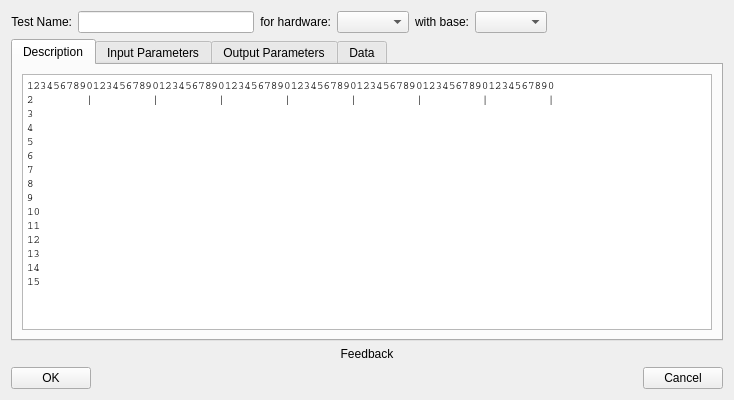
<?xml version="1.0" encoding="UTF-8"?>
<ui version="4.0">
 <class>NewTestWizard</class>
 <widget class="QDialog" name="NewTestWizard">
  <property name="geometry">
   <rect>
    <x>0</x>
    <y>0</y>
    <width>734</width>
    <height>400</height>
   </rect>
  </property>
  <property name="sizePolicy">
   <sizepolicy hsizetype="Fixed" vsizetype="Preferred">
    <horstretch>0</horstretch>
    <verstretch>0</verstretch>
   </sizepolicy>
  </property>
  <property name="minimumSize">
   <size>
    <width>734</width>
    <height>400</height>
   </size>
  </property>
  <property name="maximumSize">
   <size>
    <width>734</width>
    <height>16777215</height>
   </size>
  </property>
  <property name="windowTitle">
   <string>Dialog</string>
  </property>
  <layout class="QGridLayout" name="gridLayout_4">
   <item row="0" column="0">
    <layout class="QVBoxLayout" name="verticalLayout_2">
     <item>
      <layout class="QHBoxLayout" name="horizontalLayout">
       <item>
        <widget class="QLabel" name="label_3">
         <property name="text">
          <string>Test Name:</string>
         </property>
         <property name="alignment">
          <set>Qt::AlignRight|Qt::AlignTrailing|Qt::AlignVCenter</set>
         </property>
        </widget>
       </item>
       <item>
        <widget class="QLineEdit" name="TestName"/>
       </item>
       <item>
        <widget class="QLabel" name="label_6">
         <property name="text">
          <string>for hardware:</string>
         </property>
         <property name="alignment">
          <set>Qt::AlignRight|Qt::AlignTrailing|Qt::AlignVCenter</set>
         </property>
        </widget>
       </item>
       <item>
        <widget class="QComboBox" name="ForHardwareSetup"/>
       </item>
       <item>
        <widget class="QLabel" name="label_7">
         <property name="text">
          <string>with base:</string>
         </property>
         <property name="alignment">
          <set>Qt::AlignRight|Qt::AlignTrailing|Qt::AlignVCenter</set>
         </property>
        </widget>
       </item>
       <item>
        <widget class="QComboBox" name="WithBase"/>
       </item>
       <item>
        <spacer name="horizontalSpacer_2">
         <property name="orientation">
          <enum>Qt::Horizontal</enum>
         </property>
         <property name="sizeHint" stdset="0">
          <size>
           <width>40</width>
           <height>20</height>
          </size>
         </property>
        </spacer>
       </item>
      </layout>
     </item>
     <item>
      <widget class="QTabWidget" name="testTabs">
       <property name="currentIndex">
        <number>0</number>
       </property>
       <widget class="QWidget" name="descriptionTab">
        <attribute name="title">
         <string>Description</string>
        </attribute>
        <layout class="QGridLayout" name="gridLayout">
         <item row="0" column="0">
          <widget class="QTextEdit" name="description">
           <property name="font">
            <font>
             <family>Courier</family>
            </font>
           </property>
           <property name="html">
            <string>&lt;!DOCTYPE HTML PUBLIC &quot;-//W3C//DTD HTML 4.0//EN&quot; &quot;http://www.w3.org/TR/REC-html40/strict.dtd&quot;&gt;
&lt;html&gt;&lt;head&gt;&lt;meta name=&quot;qrichtext&quot; content=&quot;1&quot; /&gt;&lt;style type=&quot;text/css&quot;&gt;
p, li { white-space: pre-wrap; }
&lt;/style&gt;&lt;/head&gt;&lt;body style=&quot; font-family:'Courier'; font-size:8.25pt; font-weight:400; font-style:normal;&quot;&gt;
&lt;p style=&quot; margin-top:0px; margin-bottom:0px; margin-left:0px; margin-right:0px; -qt-block-indent:0; text-indent:0px;&quot;&gt;12345678901234567890123456789012345678901234567890123456789012345678901234567890&lt;/p&gt;
&lt;p style=&quot; margin-top:0px; margin-bottom:0px; margin-left:0px; margin-right:0px; -qt-block-indent:0; text-indent:0px;&quot;&gt;2        |         |         |         |         |         |         |         |&lt;/p&gt;
&lt;p style=&quot; margin-top:0px; margin-bottom:0px; margin-left:0px; margin-right:0px; -qt-block-indent:0; text-indent:0px;&quot;&gt;3&lt;/p&gt;
&lt;p style=&quot; margin-top:0px; margin-bottom:0px; margin-left:0px; margin-right:0px; -qt-block-indent:0; text-indent:0px;&quot;&gt;4&lt;/p&gt;
&lt;p style=&quot; margin-top:0px; margin-bottom:0px; margin-left:0px; margin-right:0px; -qt-block-indent:0; text-indent:0px;&quot;&gt;5&lt;/p&gt;
&lt;p style=&quot; margin-top:0px; margin-bottom:0px; margin-left:0px; margin-right:0px; -qt-block-indent:0; text-indent:0px;&quot;&gt;6&lt;/p&gt;
&lt;p style=&quot; margin-top:0px; margin-bottom:0px; margin-left:0px; margin-right:0px; -qt-block-indent:0; text-indent:0px;&quot;&gt;7&lt;/p&gt;
&lt;p style=&quot; margin-top:0px; margin-bottom:0px; margin-left:0px; margin-right:0px; -qt-block-indent:0; text-indent:0px;&quot;&gt;8&lt;/p&gt;
&lt;p style=&quot; margin-top:0px; margin-bottom:0px; margin-left:0px; margin-right:0px; -qt-block-indent:0; text-indent:0px;&quot;&gt;9&lt;/p&gt;
&lt;p style=&quot; margin-top:0px; margin-bottom:0px; margin-left:0px; margin-right:0px; -qt-block-indent:0; text-indent:0px;&quot;&gt;10&lt;/p&gt;
&lt;p style=&quot; margin-top:0px; margin-bottom:0px; margin-left:0px; margin-right:0px; -qt-block-indent:0; text-indent:0px;&quot;&gt;11&lt;/p&gt;
&lt;p style=&quot; margin-top:0px; margin-bottom:0px; margin-left:0px; margin-right:0px; -qt-block-indent:0; text-indent:0px;&quot;&gt;12&lt;/p&gt;
&lt;p style=&quot; margin-top:0px; margin-bottom:0px; margin-left:0px; margin-right:0px; -qt-block-indent:0; text-indent:0px;&quot;&gt;13&lt;/p&gt;
&lt;p style=&quot; margin-top:0px; margin-bottom:0px; margin-left:0px; margin-right:0px; -qt-block-indent:0; text-indent:0px;&quot;&gt;14&lt;/p&gt;
&lt;p style=&quot; margin-top:0px; margin-bottom:0px; margin-left:0px; margin-right:0px; -qt-block-indent:0; text-indent:0px;&quot;&gt;15&lt;/p&gt;&lt;/body&gt;&lt;/html&gt;</string>
           </property>
          </widget>
         </item>
        </layout>
       </widget>
       <widget class="QWidget" name="inputParametersTab">
        <attribute name="title">
         <string>Input Parameters</string>
        </attribute>
        <layout class="QGridLayout" name="gridLayout_2">
         <item row="0" column="0">
          <layout class="QHBoxLayout" name="horizontalLayout_4">
           <item>
            <widget class="QTableWidget" name="inputParameterTable">
             <row>
              <property name="text">
               <string>1</string>
              </property>
             </row>
             <row>
              <property name="text">
               <string>2</string>
              </property>
             </row>
             <row>
              <property name="text">
               <string>3</string>
              </property>
             </row>
             <column>
              <property name="text">
               <string>Name</string>
              </property>
              <property name="toolTip">
               <string>Give the input parameter a name</string>
              </property>
             </column>
             <column>
              <property name="text">
               <string>Shmoo</string>
              </property>
              <property name="textAlignment">
               <set>AlignCenter</set>
              </property>
             </column>
             <column>
              <property name="text">
               <string>Min</string>
              </property>
              <property name="toolTip">
               <string>Minimum value for the parameter</string>
              </property>
              <property name="textAlignment">
               <set>AlignTrailing|AlignVCenter</set>
              </property>
             </column>
             <column>
              <property name="text">
               <string>Default</string>
              </property>
              <property name="toolTip">
               <string>Default value for the parameter</string>
              </property>
              <property name="textAlignment">
               <set>AlignCenter</set>
              </property>
             </column>
             <column>
              <property name="text">
               <string>Max</string>
              </property>
              <property name="toolTip">
               <string>Maximum value for the parameter</string>
              </property>
             </column>
             <column>
              <property name="text">
               <string>10˟</string>
              </property>
              <property name="toolTip">
               <string>Multiplier for Min, Default, Max (and later the Value)</string>
              </property>
              <property name="textAlignment">
               <set>AlignTrailing|AlignVCenter</set>
              </property>
             </column>
             <column>
              <property name="text">
               <string>Unit</string>
              </property>
              <property name="toolTip">
               <string>Unit of the parameter</string>
              </property>
              <property name="textAlignment">
               <set>AlignLeading|AlignVCenter</set>
              </property>
             </column>
             <item row="0" column="0">
              <property name="text">
               <string>Temperature</string>
              </property>
              <property name="font">
               <font>
                <weight>75</weight>
                <bold>true</bold>
               </font>
              </property>
              <property name="flags">
               <set>NoItemFlags</set>
              </property>
             </item>
             <item row="0" column="1">
              <property name="text">
               <string/>
              </property>
              <property name="textAlignment">
               <set>AlignCenter</set>
              </property>
              <property name="checkState">
               <enum>Checked</enum>
              </property>
              <property name="flags">
               <set>ItemIsUserCheckable</set>
              </property>
             </item>
             <item row="0" column="2">
              <property name="text">
               <string>-40</string>
              </property>
              <property name="textAlignment">
               <set>AlignTrailing|AlignVCenter</set>
              </property>
              <property name="flags">
               <set>ItemIsSelectable|ItemIsEditable|ItemIsEnabled</set>
              </property>
             </item>
             <item row="0" column="3">
              <property name="text">
               <string>25</string>
              </property>
              <property name="textAlignment">
               <set>AlignCenter</set>
              </property>
              <property name="flags">
               <set>ItemIsSelectable|ItemIsEditable|ItemIsEnabled</set>
              </property>
             </item>
             <item row="0" column="4">
              <property name="text">
               <string>+170</string>
              </property>
              <property name="flags">
               <set>ItemIsSelectable|ItemIsEditable|ItemIsEnabled</set>
              </property>
             </item>
             <item row="0" column="5">
              <property name="text">
               <string/>
              </property>
              <property name="textAlignment">
               <set>AlignTrailing|AlignVCenter</set>
              </property>
              <property name="flags">
               <set>NoItemFlags</set>
              </property>
             </item>
             <item row="0" column="6">
              <property name="text">
               <string>°C</string>
              </property>
              <property name="font">
               <font>
                <weight>75</weight>
                <bold>true</bold>
               </font>
              </property>
              <property name="flags">
               <set>NoItemFlags</set>
              </property>
             </item>
             <item row="1" column="0">
              <property name="text">
               <string>a</string>
              </property>
              <property name="flags">
               <set>ItemIsSelectable|ItemIsEditable|ItemIsEnabled</set>
              </property>
             </item>
             <item row="1" column="1">
              <property name="text">
               <string/>
              </property>
              <property name="textAlignment">
               <set>AlignCenter</set>
              </property>
              <property name="checkState">
               <enum>Checked</enum>
              </property>
              <property name="flags">
               <set>ItemIsUserCheckable|ItemIsEnabled</set>
              </property>
             </item>
             <item row="1" column="2">
              <property name="text">
               <string>0.1</string>
              </property>
              <property name="textAlignment">
               <set>AlignTrailing|AlignVCenter</set>
              </property>
              <property name="flags">
               <set>ItemIsSelectable|ItemIsEditable|ItemIsEnabled</set>
              </property>
             </item>
             <item row="1" column="3">
              <property name="text">
               <string>1</string>
              </property>
              <property name="textAlignment">
               <set>AlignCenter</set>
              </property>
              <property name="flags">
               <set>ItemIsSelectable|ItemIsEditable|ItemIsEnabled</set>
              </property>
             </item>
             <item row="1" column="4">
              <property name="text">
               <string>2.5</string>
              </property>
              <property name="flags">
               <set>ItemIsSelectable|ItemIsEditable|ItemIsEnabled</set>
              </property>
             </item>
             <item row="1" column="5">
              <property name="text">
               <string>m</string>
              </property>
              <property name="textAlignment">
               <set>AlignTrailing|AlignVCenter</set>
              </property>
              <property name="flags">
               <set>ItemIsSelectable|ItemIsEditable|ItemIsEnabled</set>
              </property>
             </item>
             <item row="1" column="6">
              <property name="text">
               <string>A</string>
              </property>
              <property name="flags">
               <set>ItemIsSelectable|ItemIsEditable|ItemIsEnabled</set>
              </property>
             </item>
             <item row="2" column="0">
              <property name="text">
               <string>b</string>
              </property>
              <property name="flags">
               <set>ItemIsSelectable|ItemIsEditable|ItemIsEnabled</set>
              </property>
             </item>
             <item row="2" column="1">
              <property name="text">
               <string/>
              </property>
              <property name="textAlignment">
               <set>AlignCenter</set>
              </property>
              <property name="checkState">
               <enum>Checked</enum>
              </property>
              <property name="flags">
               <set>ItemIsUserCheckable|ItemIsEnabled</set>
              </property>
             </item>
             <item row="2" column="2">
              <property name="text">
               <string>123.456</string>
              </property>
              <property name="textAlignment">
               <set>AlignTrailing|AlignVCenter</set>
              </property>
              <property name="flags">
               <set>ItemIsSelectable|ItemIsEditable|ItemIsEnabled</set>
              </property>
             </item>
             <item row="2" column="3">
              <property name="text">
               <string>123.456</string>
              </property>
              <property name="textAlignment">
               <set>AlignCenter</set>
              </property>
              <property name="flags">
               <set>ItemIsSelectable|ItemIsEditable|ItemIsEnabled</set>
              </property>
             </item>
             <item row="2" column="4">
              <property name="text">
               <string>123.456</string>
              </property>
              <property name="flags">
               <set>ItemIsSelectable|ItemIsEditable|ItemIsEnabled</set>
              </property>
             </item>
             <item row="2" column="5">
              <property name="text">
               <string>μ</string>
              </property>
              <property name="textAlignment">
               <set>AlignTrailing|AlignVCenter</set>
              </property>
              <property name="flags">
               <set>ItemIsSelectable|ItemIsEditable|ItemIsEnabled</set>
              </property>
             </item>
             <item row="2" column="6">
              <property name="text">
               <string>V</string>
              </property>
              <property name="flags">
               <set>ItemIsSelectable|ItemIsEditable|ItemIsEnabled</set>
              </property>
             </item>
            </widget>
           </item>
           <item>
            <layout class="QVBoxLayout" name="verticalLayout_3">
             <item>
              <widget class="QPushButton" name="inputParameterMoveUp">
               <property name="sizePolicy">
                <sizepolicy hsizetype="Fixed" vsizetype="Fixed">
                 <horstretch>0</horstretch>
                 <verstretch>0</verstretch>
                </sizepolicy>
               </property>
               <property name="minimumSize">
                <size>
                 <width>24</width>
                 <height>24</height>
                </size>
               </property>
               <property name="maximumSize">
                <size>
                 <width>24</width>
                 <height>24</height>
                </size>
               </property>
               <property name="toolTip">
                <string>move parameter up</string>
               </property>
               <property name="text">
                <string/>
               </property>
               <property name="iconSize">
                <size>
                 <width>24</width>
                 <height>24</height>
                </size>
               </property>
              </widget>
             </item>
             <item>
              <widget class="QPushButton" name="inputParameterAdd">
               <property name="sizePolicy">
                <sizepolicy hsizetype="Fixed" vsizetype="Fixed">
                 <horstretch>0</horstretch>
                 <verstretch>0</verstretch>
                </sizepolicy>
               </property>
               <property name="minimumSize">
                <size>
                 <width>24</width>
                 <height>24</height>
                </size>
               </property>
               <property name="maximumSize">
                <size>
                 <width>24</width>
                 <height>24</height>
                </size>
               </property>
               <property name="toolTip">
                <string>add parameter</string>
               </property>
               <property name="text">
                <string/>
               </property>
               <property name="iconSize">
                <size>
                 <width>24</width>
                 <height>24</height>
                </size>
               </property>
              </widget>
             </item>
             <item>
              <widget class="QPushButton" name="inputParameterDelete">
               <property name="sizePolicy">
                <sizepolicy hsizetype="Fixed" vsizetype="Fixed">
                 <horstretch>0</horstretch>
                 <verstretch>0</verstretch>
                </sizepolicy>
               </property>
               <property name="minimumSize">
                <size>
                 <width>24</width>
                 <height>24</height>
                </size>
               </property>
               <property name="maximumSize">
                <size>
                 <width>24</width>
                 <height>24</height>
                </size>
               </property>
               <property name="toolTip">
                <string>remove parameter</string>
               </property>
               <property name="text">
                <string/>
               </property>
               <property name="iconSize">
                <size>
                 <width>24</width>
                 <height>24</height>
                </size>
               </property>
              </widget>
             </item>
             <item>
              <widget class="QPushButton" name="inputParameterMoveDown">
               <property name="sizePolicy">
                <sizepolicy hsizetype="Fixed" vsizetype="Fixed">
                 <horstretch>0</horstretch>
                 <verstretch>0</verstretch>
                </sizepolicy>
               </property>
               <property name="minimumSize">
                <size>
                 <width>24</width>
                 <height>24</height>
                </size>
               </property>
               <property name="maximumSize">
                <size>
                 <width>24</width>
                 <height>24</height>
                </size>
               </property>
               <property name="toolTip">
                <string>move parameter down</string>
               </property>
               <property name="text">
                <string/>
               </property>
               <property name="iconSize">
                <size>
                 <width>24</width>
                 <height>24</height>
                </size>
               </property>
              </widget>
             </item>
            </layout>
           </item>
          </layout>
         </item>
        </layout>
       </widget>
       <widget class="QWidget" name="outputParametersTab">
        <attribute name="title">
         <string>Output Parameters</string>
        </attribute>
        <layout class="QGridLayout" name="gridLayout_3">
         <item row="0" column="0">
          <layout class="QHBoxLayout" name="horizontalLayout_2">
           <item>
            <widget class="QTableWidget" name="outputParameterTable">
             <attribute name="horizontalHeaderDefaultSectionSize">
              <number>50</number>
             </attribute>
             <row>
              <property name="text">
               <string>1</string>
              </property>
             </row>
             <row>
              <property name="text">
               <string>2</string>
              </property>
             </row>
             <row>
              <property name="text">
               <string>3</string>
              </property>
             </row>
             <row>
              <property name="text">
               <string>4</string>
              </property>
              <property name="textAlignment">
               <set>AlignLeading|AlignVCenter</set>
              </property>
             </row>
             <row>
              <property name="text">
               <string>5</string>
              </property>
             </row>
             <row>
              <property name="text">
               <string>6</string>
              </property>
             </row>
             <row>
              <property name="text">
               <string>7</string>
              </property>
             </row>
             <column>
              <property name="text">
               <string>Name</string>
              </property>
             </column>
             <column>
              <property name="text">
               <string>LSL</string>
              </property>
              <property name="textAlignment">
               <set>AlignTrailing|AlignVCenter</set>
              </property>
             </column>
             <column>
              <property name="text">
               <string>(LTL)</string>
              </property>
              <property name="textAlignment">
               <set>AlignCenter</set>
              </property>
             </column>
             <column>
              <property name="text">
               <string>Nom</string>
              </property>
              <property name="textAlignment">
               <set>AlignCenter</set>
              </property>
             </column>
             <column>
              <property name="text">
               <string>(UTL)</string>
              </property>
              <property name="textAlignment">
               <set>AlignCenter</set>
              </property>
             </column>
             <column>
              <property name="text">
               <string>USL</string>
              </property>
              <property name="textAlignment">
               <set>AlignLeading|AlignVCenter</set>
              </property>
             </column>
             <column>
              <property name="text">
               <string>10˟</string>
              </property>
              <property name="textAlignment">
               <set>AlignTrailing|AlignVCenter</set>
              </property>
             </column>
             <column>
              <property name="text">
               <string>Unit</string>
              </property>
             </column>
             <column>
              <property name="text">
               <string>fmt</string>
              </property>
              <property name="textAlignment">
               <set>AlignTrailing|AlignVCenter</set>
              </property>
             </column>
             <item row="0" column="0">
              <property name="text">
               <string>a</string>
              </property>
              <property name="flags">
               <set>ItemIsSelectable|ItemIsEditable|ItemIsEnabled</set>
              </property>
             </item>
             <item row="0" column="1">
              <property name="text">
               <string>123.123</string>
              </property>
              <property name="textAlignment">
               <set>AlignTrailing|AlignVCenter</set>
              </property>
              <property name="flags">
               <set>ItemIsSelectable|ItemIsEditable|ItemIsEnabled</set>
              </property>
             </item>
             <item row="0" column="2">
              <property name="text">
               <string>123.123</string>
              </property>
              <property name="textAlignment">
               <set>AlignCenter</set>
              </property>
              <property name="flags">
               <set>ItemIsSelectable|ItemIsEditable|ItemIsEnabled</set>
              </property>
             </item>
             <item row="0" column="3">
              <property name="text">
               <string>123.123</string>
              </property>
              <property name="textAlignment">
               <set>AlignCenter</set>
              </property>
              <property name="flags">
               <set>ItemIsSelectable|ItemIsEditable|ItemIsEnabled</set>
              </property>
             </item>
             <item row="0" column="4">
              <property name="text">
               <string>123.123</string>
              </property>
              <property name="textAlignment">
               <set>AlignCenter</set>
              </property>
              <property name="flags">
               <set>ItemIsSelectable|ItemIsEditable|ItemIsEnabled</set>
              </property>
             </item>
             <item row="0" column="5">
              <property name="text">
               <string>123.123</string>
              </property>
              <property name="flags">
               <set>ItemIsSelectable|ItemIsEditable|ItemIsEnabled</set>
              </property>
             </item>
             <item row="0" column="6">
              <property name="text">
               <string>M</string>
              </property>
              <property name="textAlignment">
               <set>AlignTrailing|AlignVCenter</set>
              </property>
             </item>
             <item row="0" column="7">
              <property name="text">
               <string>Hz</string>
              </property>
             </item>
             <item row="1" column="0">
              <property name="text">
               <string>b</string>
              </property>
             </item>
             <item row="1" column="6">
              <property name="text">
               <string>K</string>
              </property>
              <property name="textAlignment">
               <set>AlignTrailing|AlignVCenter</set>
              </property>
             </item>
             <item row="1" column="7">
              <property name="text">
               <string>Ω</string>
              </property>
             </item>
             <item row="2" column="0">
              <property name="text">
               <string>c</string>
              </property>
             </item>
             <item row="2" column="6">
              <property name="text">
               <string>μ</string>
              </property>
              <property name="textAlignment">
               <set>AlignTrailing|AlignVCenter</set>
              </property>
             </item>
             <item row="2" column="7">
              <property name="text">
               <string>A</string>
              </property>
             </item>
             <item row="3" column="0">
              <property name="text">
               <string>d</string>
              </property>
             </item>
             <item row="3" column="6">
              <property name="text">
               <string>η</string>
              </property>
              <property name="textAlignment">
               <set>AlignTrailing|AlignVCenter</set>
              </property>
             </item>
             <item row="3" column="7">
              <property name="text">
               <string>F</string>
              </property>
             </item>
             <item row="4" column="0">
              <property name="text">
               <string>e</string>
              </property>
             </item>
             <item row="5" column="0">
              <property name="text">
               <string>f</string>
              </property>
             </item>
             <item row="6" column="0">
              <property name="text">
               <string>g</string>
              </property>
             </item>
            </widget>
           </item>
           <item>
            <layout class="QVBoxLayout" name="verticalLayout">
             <item>
              <widget class="QPushButton" name="outputParameterMoveUp">
               <property name="sizePolicy">
                <sizepolicy hsizetype="Fixed" vsizetype="Fixed">
                 <horstretch>0</horstretch>
                 <verstretch>0</verstretch>
                </sizepolicy>
               </property>
               <property name="minimumSize">
                <size>
                 <width>24</width>
                 <height>24</height>
                </size>
               </property>
               <property name="maximumSize">
                <size>
                 <width>24</width>
                 <height>24</height>
                </size>
               </property>
               <property name="toolTip">
                <string>move parameter up</string>
               </property>
               <property name="text">
                <string/>
               </property>
               <property name="iconSize">
                <size>
                 <width>24</width>
                 <height>24</height>
                </size>
               </property>
              </widget>
             </item>
             <item>
              <widget class="QPushButton" name="outputParameterAdd">
               <property name="sizePolicy">
                <sizepolicy hsizetype="Fixed" vsizetype="Fixed">
                 <horstretch>0</horstretch>
                 <verstretch>0</verstretch>
                </sizepolicy>
               </property>
               <property name="minimumSize">
                <size>
                 <width>24</width>
                 <height>24</height>
                </size>
               </property>
               <property name="maximumSize">
                <size>
                 <width>24</width>
                 <height>24</height>
                </size>
               </property>
               <property name="toolTip">
                <string>add parameter</string>
               </property>
               <property name="text">
                <string/>
               </property>
               <property name="iconSize">
                <size>
                 <width>24</width>
                 <height>24</height>
                </size>
               </property>
              </widget>
             </item>
             <item>
              <widget class="QPushButton" name="outputParameterDelete">
               <property name="sizePolicy">
                <sizepolicy hsizetype="Fixed" vsizetype="Fixed">
                 <horstretch>0</horstretch>
                 <verstretch>0</verstretch>
                </sizepolicy>
               </property>
               <property name="minimumSize">
                <size>
                 <width>24</width>
                 <height>24</height>
                </size>
               </property>
               <property name="maximumSize">
                <size>
                 <width>24</width>
                 <height>24</height>
                </size>
               </property>
               <property name="toolTip">
                <string>remove parameter</string>
               </property>
               <property name="text">
                <string/>
               </property>
               <property name="iconSize">
                <size>
                 <width>24</width>
                 <height>24</height>
                </size>
               </property>
              </widget>
             </item>
             <item>
              <widget class="QPushButton" name="outputParameterMoveDown">
               <property name="sizePolicy">
                <sizepolicy hsizetype="Fixed" vsizetype="Fixed">
                 <horstretch>0</horstretch>
                 <verstretch>0</verstretch>
                </sizepolicy>
               </property>
               <property name="minimumSize">
                <size>
                 <width>24</width>
                 <height>24</height>
                </size>
               </property>
               <property name="maximumSize">
                <size>
                 <width>24</width>
                 <height>24</height>
                </size>
               </property>
               <property name="toolTip">
                <string>move parameter down</string>
               </property>
               <property name="text">
                <string/>
               </property>
               <property name="iconSize">
                <size>
                 <width>24</width>
                 <height>24</height>
                </size>
               </property>
              </widget>
             </item>
            </layout>
           </item>
          </layout>
         </item>
        </layout>
       </widget>
       <widget class="QWidget" name="dataTab">
        <attribute name="title">
         <string>Data</string>
        </attribute>
        <layout class="QGridLayout" name="gridLayout_5">
         <item row="0" column="0">
          <widget class="QSplitter" name="splitter">
           <property name="orientation">
            <enum>Qt::Horizontal</enum>
           </property>
           <widget class="QWidget" name="layoutWidget">
            <layout class="QVBoxLayout" name="verticalLayout_6">
             <item>
              <widget class="QLabel" name="label">
               <property name="sizePolicy">
                <sizepolicy hsizetype="Preferred" vsizetype="Fixed">
                 <horstretch>0</horstretch>
                 <verstretch>0</verstretch>
                </sizepolicy>
               </property>
               <property name="minimumSize">
                <size>
                 <width>0</width>
                 <height>22</height>
                </size>
               </property>
               <property name="maximumSize">
                <size>
                 <width>16777215</width>
                 <height>22</height>
                </size>
               </property>
               <property name="text">
                <string>Available Data:</string>
               </property>
              </widget>
             </item>
             <item>
              <widget class="QTreeWidget" name="treeWidget">
               <property name="selectionMode">
                <enum>QAbstractItemView::ExtendedSelection</enum>
               </property>
               <property name="headerHidden">
                <bool>true</bool>
               </property>
               <column>
                <property name="text">
                 <string>1</string>
                </property>
               </column>
               <item>
                <property name="text">
                 <string>Probing</string>
                </property>
                <item>
                 <property name="text">
                  <string>Test Probram 1</string>
                 </property>
                 <item>
                  <property name="text">
                   <string>Test 1</string>
                  </property>
                  <item>
                   <property name="text">
                    <string>Parameter1</string>
                   </property>
                  </item>
                  <item>
                   <property name="text">
                    <string>Parameter2</string>
                   </property>
                  </item>
                  <item>
                   <property name="text">
                    <string>Parameter3</string>
                   </property>
                  </item>
                 </item>
                 <item>
                  <property name="text">
                   <string>Test 2</string>
                  </property>
                 </item>
                 <item>
                  <property name="text">
                   <string>Test3</string>
                  </property>
                 </item>
                </item>
                <item>
                 <property name="text">
                  <string>Test Program 2</string>
                 </property>
                </item>
                <item>
                 <property name="text">
                  <string>Test Program 3</string>
                 </property>
                </item>
               </item>
               <item>
                <property name="text">
                 <string>Final Test Pre Singulation</string>
                </property>
               </item>
               <item>
                <property name="text">
                 <string>Final Test Post Singulation</string>
                </property>
               </item>
              </widget>
             </item>
            </layout>
           </widget>
           <widget class="QWidget" name="layoutWidget">
            <layout class="QHBoxLayout" name="horizontalLayout_5">
             <item>
              <layout class="QVBoxLayout" name="verticalLayout_4">
               <item>
                <widget class="QLabel" name="label_4">
                 <property name="sizePolicy">
                  <sizepolicy hsizetype="Fixed" vsizetype="Fixed">
                   <horstretch>0</horstretch>
                   <verstretch>0</verstretch>
                  </sizepolicy>
                 </property>
                 <property name="minimumSize">
                  <size>
                   <width>22</width>
                   <height>22</height>
                  </size>
                 </property>
                 <property name="maximumSize">
                  <size>
                   <width>22</width>
                   <height>22</height>
                  </size>
                 </property>
                 <property name="text">
                  <string/>
                 </property>
                </widget>
               </item>
               <item>
                <spacer name="verticalSpacer">
                 <property name="orientation">
                  <enum>Qt::Vertical</enum>
                 </property>
                 <property name="sizeType">
                  <enum>QSizePolicy::Minimum</enum>
                 </property>
                 <property name="sizeHint" stdset="0">
                  <size>
                   <width>20</width>
                   <height>20</height>
                  </size>
                 </property>
                </spacer>
               </item>
               <item>
                <widget class="QToolButton" name="addReferencedData">
                 <property name="minimumSize">
                  <size>
                   <width>22</width>
                   <height>22</height>
                  </size>
                 </property>
                 <property name="maximumSize">
                  <size>
                   <width>22</width>
                   <height>22</height>
                  </size>
                 </property>
                 <property name="text">
                  <string>...</string>
                 </property>
                </widget>
               </item>
               <item>
                <spacer name="verticalSpacer_2">
                 <property name="orientation">
                  <enum>Qt::Vertical</enum>
                 </property>
                 <property name="sizeType">
                  <enum>QSizePolicy::Minimum</enum>
                 </property>
                 <property name="sizeHint" stdset="0">
                  <size>
                   <width>20</width>
                   <height>20</height>
                  </size>
                 </property>
                </spacer>
               </item>
               <item>
                <widget class="QToolButton" name="removeReferencedData">
                 <property name="minimumSize">
                  <size>
                   <width>22</width>
                   <height>22</height>
                  </size>
                 </property>
                 <property name="maximumSize">
                  <size>
                   <width>22</width>
                   <height>22</height>
                  </size>
                 </property>
                 <property name="text">
                  <string>...</string>
                 </property>
                </widget>
               </item>
               <item>
                <spacer name="verticalSpacer_3">
                 <property name="orientation">
                  <enum>Qt::Vertical</enum>
                 </property>
                 <property name="sizeType">
                  <enum>QSizePolicy::Minimum</enum>
                 </property>
                 <property name="sizeHint" stdset="0">
                  <size>
                   <width>20</width>
                   <height>20</height>
                  </size>
                 </property>
                </spacer>
               </item>
              </layout>
             </item>
             <item>
              <layout class="QVBoxLayout" name="verticalLayout_5">
               <item>
                <widget class="QLabel" name="label_2">
                 <property name="sizePolicy">
                  <sizepolicy hsizetype="Minimum" vsizetype="Fixed">
                   <horstretch>0</horstretch>
                   <verstretch>0</verstretch>
                  </sizepolicy>
                 </property>
                 <property name="minimumSize">
                  <size>
                   <width>0</width>
                   <height>22</height>
                  </size>
                 </property>
                 <property name="maximumSize">
                  <size>
                   <width>16777215</width>
                   <height>22</height>
                  </size>
                 </property>
                 <property name="text">
                  <string>Referenced Data :</string>
                 </property>
                </widget>
               </item>
               <item>
                <widget class="QTableWidget" name="tableWidget">
                 <row>
                  <property name="text">
                   <string>1</string>
                  </property>
                 </row>
                 <row>
                  <property name="text">
                   <string>2</string>
                  </property>
                 </row>
                 <row>
                  <property name="text">
                   <string>3</string>
                  </property>
                 </row>
                 <column>
                  <property name="text">
                   <string>Base</string>
                  </property>
                 </column>
                 <column>
                  <property name="text">
                   <string>Program</string>
                  </property>
                 </column>
                 <column>
                  <property name="text">
                   <string>Test</string>
                  </property>
                 </column>
                 <column>
                  <property name="text">
                   <string>Parameter</string>
                  </property>
                 </column>
                 <item row="0" column="0">
                  <property name="text">
                   <string>PR</string>
                  </property>
                 </item>
                 <item row="0" column="1">
                  <property name="text">
                   <string>TP1</string>
                  </property>
                 </item>
                 <item row="0" column="2">
                  <property name="text">
                   <string>IDD</string>
                  </property>
                 </item>
                 <item row="0" column="3">
                  <property name="text">
                   <string>current</string>
                  </property>
                 </item>
                 <item row="1" column="0">
                  <property name="text">
                   <string>FTLF</string>
                  </property>
                 </item>
                 <item row="2" column="0">
                  <property name="text">
                   <string>FTSD</string>
                  </property>
                 </item>
                </widget>
               </item>
              </layout>
             </item>
            </layout>
           </widget>
          </widget>
         </item>
        </layout>
       </widget>
      </widget>
     </item>
     <item>
      <widget class="QLabel" name="Feedback">
       <property name="minimumSize">
        <size>
         <width>600</width>
         <height>0</height>
        </size>
       </property>
       <property name="text">
        <string>Feedback</string>
       </property>
       <property name="alignment">
        <set>Qt::AlignCenter</set>
       </property>
      </widget>
     </item>
     <item>
      <layout class="QHBoxLayout" name="horizontalLayout_3">
       <item>
        <widget class="QPushButton" name="OKButton">
         <property name="text">
          <string>OK</string>
         </property>
         <property name="autoDefault">
          <bool>false</bool>
         </property>
        </widget>
       </item>
       <item>
        <spacer name="horizontalSpacer">
         <property name="orientation">
          <enum>Qt::Horizontal</enum>
         </property>
         <property name="sizeHint" stdset="0">
          <size>
           <width>40</width>
           <height>20</height>
          </size>
         </property>
        </spacer>
       </item>
       <item>
        <widget class="QPushButton" name="CancelButton">
         <property name="text">
          <string>Cancel</string>
         </property>
         <property name="autoDefault">
          <bool>false</bool>
         </property>
        </widget>
       </item>
      </layout>
     </item>
    </layout>
   </item>
  </layout>
 </widget>
 <resources/>
 <connections/>
</ui>
